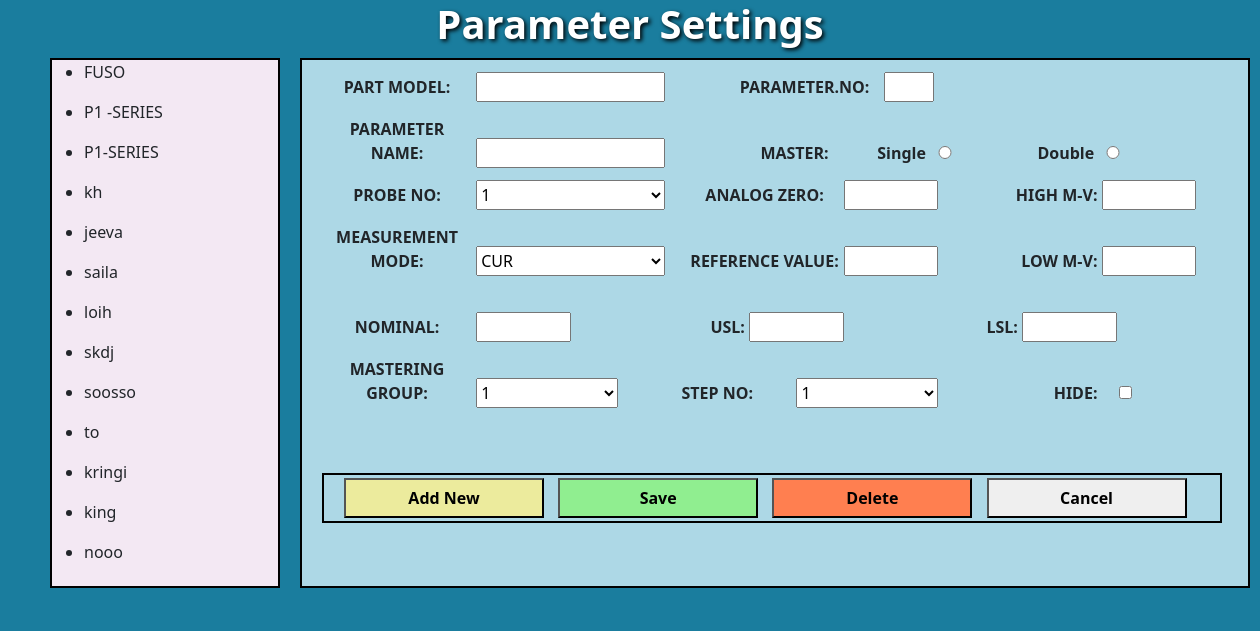
/parameter/, run on an earlier commit of the app's database.
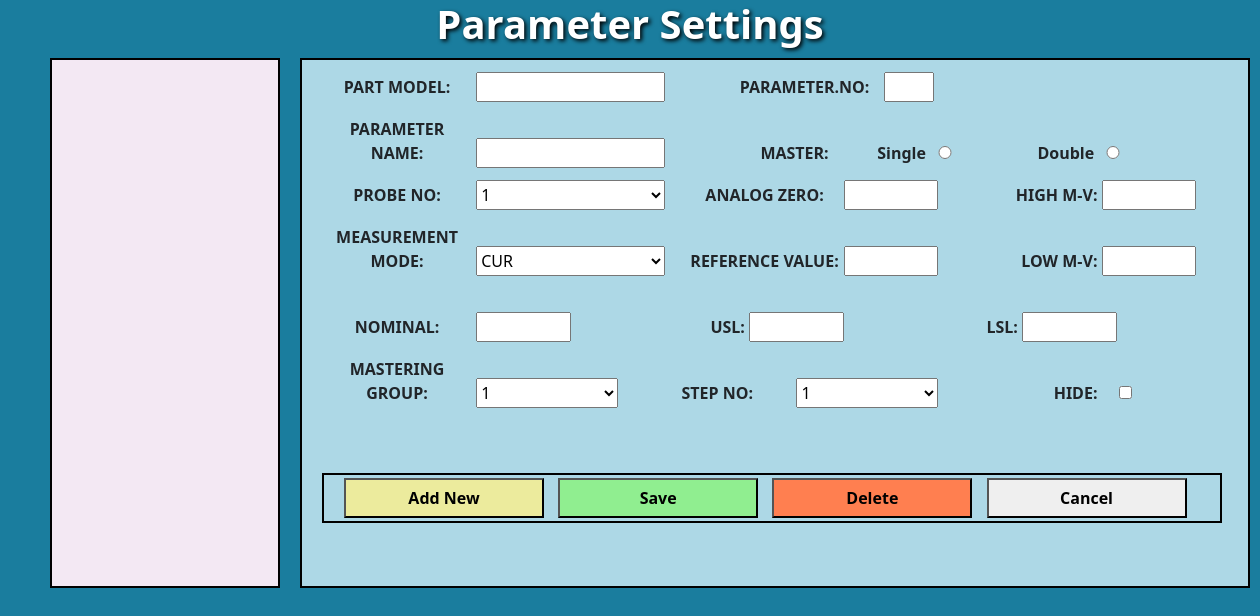
And on a later commit of the database.
### app/models.py (models this page shows)
class TableOneData(models.Model):
    part_name = models.CharField(max_length=100)
    customer_name = models.CharField(max_length=100)
    part_model = models.CharField(max_length=100)
    id = models.AutoField(primary_key=True)  # Ensure that 'id' is used as the primary key
    part_no = models.CharField(max_length=100)

### app/views.py (the view, shortened to what this page needs)
# urls.py: path('parameter/',views.parameter,name="parameter"),
@csrf_exempt
def parameter(request):
    if request.method == 'GET':
        try:
            table_body_1_data = TableOneData.objects.all()
            model_id = request.GET.get('model_name')
            print('your selected model from web page is:', model_id)
            if model_id:
                paraname = constvalue.objects.filter(model_id=model_id).values('parameter_name')
                print('your filtered values are:', paraname)
                return JsonResponse({'paraname': list(paraname)})
            else:
                paraname = []  # If no model is selected, set paraname to an empty list
            return render(request, 'app/parameter.html', {
                'table_body_1_data': table_body_1_data,
                'paraname': paraname,
                'selected_model_id': model_id,
            })
        except Exception as e:
            print(f'Exception: {e}')
            return HttpResponse(f'Error: {str(e)}', status=500)
    return render(request, 'app/parameter.html')

### app/templates/app/parameter.html (shortened to what this page needs)
{% extends 'app/layouts/main.html' %}
{% block content %}
<center style="color: white; text-shadow: 2px 2px 4px #000000;">
    <h1><b>Parameter Settings</b></h1></center>
<div class="box-1" id="box1">
    <label for="partModel">PART MODEL:</label>
    <input type="text" id="partModel">
    <label for="sr.no" style="margin-left: 60px;">PARAMETER.NO:</label>
    <input type="text" id="sr_no" name="sr_no" style="width: 50px;"><br>
    <label for="parameter_name">PARAMETER NAME:</label>
    <input type="text" id="parameter_name">
    <label style="margin-left: 50px;">MASTER:</label>
    <label for="single" style="margin-left: -30px;" >Single
        <input type="radio" id="single" name="radioOption" oninput="validateInteger(this)" onclick="handleRadioClick('single')">
    </label>
    <label for="double" style="margin-left: 10px;">Double
        <input type="radio" id="double" name="radioOption" onclick="handleRadioClick('double')">
    </label><br>
    <label for="probe_no">PROBE NO:</label>
    <select id="probe_no" name="probe_no" oninput="validateInteger(this)">
        <script>
            for (var i = 1; i <= 11; i++) {
                document.write('<option value="' + i + '">' + i + '</option>');
            }
        </script>
    </select>
    <label for="analog_zero">ANALOG ZERO:</label>
    <input type="text" id="analog_zero" style="width: 10%;" oninput="validateInteger(this)">
    <label for="high_mv" style="text-align: right;margin-left: 5px;">HIGH M-V:</label>
    <input type="text" id="high_mv" style="width: 10%;" oninput="validateInteger(this)"><br>
    <label for="measurement_mode">MEASUREMENT MODE:</label>
    <select id="measurement_mode" name="measurement_mode">
        <option value="CUR">CUR</option>
    </select>
    <label for="reference_value">REFERENCE VALUE:</label>
    <input type="text" id="reference_value" style="width: 10%; " oninput="validateInteger(this)">
    <label for="low_mv" style="text-align: right; margin-left: 5px;" >LOW M-V:</label>
    <input type="text" id="low_mv" style="width: 10%; " oninput="validateInteger(this)"><br><br>
    <label for="nominal">NOMINAL:</label>
    <input type="text" id="nominal" style="width: 10%;" oninput="validateInteger(this)">
    <label for="usl" style="text-align: right;">USL:</label>
    <input type="text" id="usl" style="width: 10%;" oninput="validateInteger(this)">
    <label for="lsl" style="text-align: right;">LSL:</label>
    <input type="text" id="lsl" style="width: 10%;" oninput="validateInteger(this)"><br>
    <label for="mastering" style="margin-top: 15px;">MASTERING GROUP:</label>
    <select id="mastering"  style="width: 15%;" name="mastering" oninput="validateInteger(this)">
        <script>
            for (var i = 1; i <= 30; i++) {
                document.write('<option value="' + i + '">' + i + '</option>');
            }
        </script>
    </select>
    <label for="step_no">STEP NO:</label>
    <select id="step_no" style="width: 15%;" name="step_no" oninput="validateInteger(this)">
        <script>
            for (var i = 1; i <= 20; i++) {
                document.write('<option value="' + i + '">' + i + '</option>');
            }
        </script>
    </select>
    <label for="hide" style="text-align: right;margin-left: 5px;">HIDE:</label>
    <input type="checkbox" id="hide" style="width: 5%;margin-left:0px;" name="hideCheckbox"><br>
    <div class="box-3">
        <button type="button" id="add-btn"><b> Add New</b></button>
        <button type="button" id="save-btn" onclick="saveValues()"><b>Save</b></button>
        <button type="button" id="delete-btn"><b> Delete</b></button>
        <a href="{% url 'index' %}" >
        <button type="button" id="cancel-btn"><b>Cancel</b></button>
        </a>
    </div>
</div>
<div class="box-2" id="model_name">
    {% for data in table_body_1_data %}
        <ul class="model-ul">
            <li class="model-name" data-model-id="{{ data.model_id }}">{{ data.part_model }}</li>
        </ul>
    {% endfor %}
</div>
  {% endblock content %}

What changed in the data, as far as the page shows it:
removed TableOneData: part_model "FUSO"
removed TableOneData: part_model "P1 -SERIES"
removed TableOneData: part_model "P1-SERIES"
removed TableOneData: part_model "kh"
removed TableOneData: part_model "jeeva"
removed TableOneData: part_model "saila"
removed TableOneData: part_model "loih"
removed TableOneData: part_model "skdj"
removed TableOneData: part_model "soosso"
removed TableOneData: part_model "to"
removed TableOneData: part_model "kringi"
removed TableOneData: part_model "king"
removed TableOneData: part_model "nooo"
